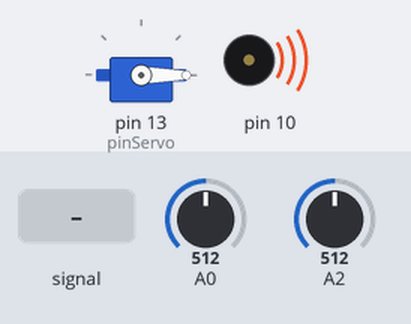
This sketch was run on a simulated Arduino Uno, built with avr-gcc and run on an emulated ATmega328P. Parts: servo, buzzer (waves = sounding). The test bench sets the inputs (shaded band); at power-on: A2 = 512, A0 = 512. What the sketch prints to the serial monitor is not drawn.

Above: at 1.2 s.
1.3 s: A2 fed a 200 Hz sine of ±460 counts around its level
At 1.7 s:
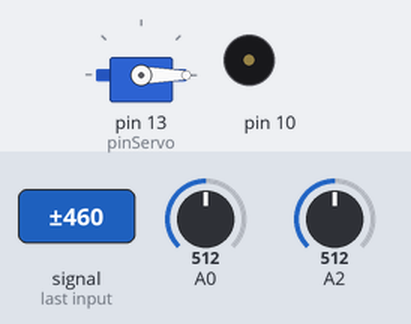
3.1 s: A2 set to 716
At 4.0 s:
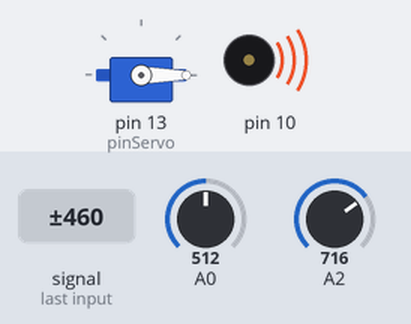
4.6 s: A0 set to 210
6.1 s: A0 set to 185
At 6.4 s:
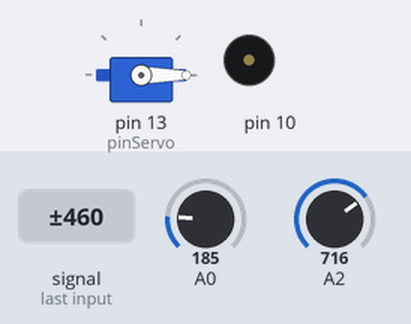
7.6 s: A0 set to 306
At 8.8 s:
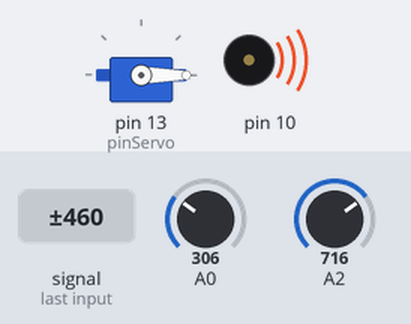
Timing chart, 0 to 10.1 s (numbered marks = the images above; inputs shaded):
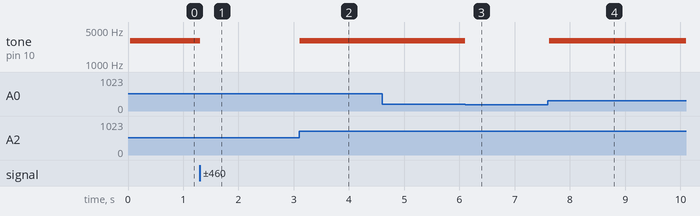

Measured:
- the behaviour switches between 204 and 203 on A0 (found by bisection; images 2 and 3)
- after the input at 1.3 s, tone on pin 10: 3000 Hz → silent at once
- after the input at 3.1 s, tone on pin 10: silent → 3000 Hz at once
- after the input at 4.6 s, every drawn part: stays the same
- after the input at 6.1 s, tone on pin 10: 3000 Hz → silent at once
- after the input at 7.6 s, tone on pin 10: silent → 3000 Hz at once

The sketch:

Locker.ino
```cpp
/* Catatan: untuk SoftwareSerial, gunakan baudrate 4800
   Arduino ini bertugas untuk membaca masukan dari keypad:
   '*' -> mulai memasukkan (ulang) password
   '#' -> tombol Enter
   'A' -> untuk mereset password (harus sudah login)
   'B' -> untuk 'backspace'
   'D' -> untuk shutdown system (harus sudah login)

*/

#include <Servo.h>
#include <SoftwareSerial.h>
#include <Keypad.h>

#define pinServo 13

Servo myservo;

int baselineTemp = 0;
int celsius = 0;
int fahrenheit = 0;
int servo = 0;

const int ROW_NUM = 4; //four rows
const int COLUMN_NUM = 4; //four columns

char keys[ROW_NUM][COLUMN_NUM] = {
  {'1','2','3', 'A'},
  {'4','5','6', 'B'},
  {'7','8','9', 'C'},
  {'*','0','#', 'D'}
};

byte pin_rows[ROW_NUM] = {9, 8, 7, 6};
byte pin_column[COLUMN_NUM] = {5, 4, 3, 2};

Keypad keypad = Keypad( makeKeymap(keys), pin_rows, pin_column, ROW_NUM, COLUMN_NUM );

SoftwareSerial a(11, 12);

int y;
String x;
int keylock = 1;
int alarm = 1;
int stateZ = 0;


void setup(){
  Serial.begin(115200);
  a.begin(4800);

  pinMode(10, OUTPUT);

  myservo.attach(pinServo);
}

void loop(){
  temp();
  gas();

  if(a.available()){
  y = a.read();

  	if ( y == 1){
      keylock = 0;
      Serial.println("KEYPPAD UNLOCKED");
    }
    if ( y == 2){
      keylock = 1;
      Serial.println("KEYPAD LOCKED");
    }
    if ( y == 3){
      alarm = 0;
      Serial.println("ALARM ON");
    }
    if( y == 4){
     alarm = 1;
      Serial.println("ALARM OFF");
    }

    if (y == 5){
     servo = 0;
      Serial.println("Servo Locked");
    }

    if (y == 6){
     servo = 1;
      Serial.println("Servo Unlocked");
    }
    if (y == 7){
      Serial.println("SHUTDOWN");
      exit(0);
    }
  }

  if (keylock == 0){
    char keypressed = keypad.getKey();
  	if (keypressed != NO_KEY){
      Serial.print(keypressed);
      a.print(keypressed);
    }
  }
  if (keylock == 1){

  }

  if (alarm == 0){
    tone(10, 3000, 1);


  }
  if (alarm == 1){
  	digitalWrite(10, LOW);
  }

  if (servo == 0)
  	myservo.write(0);

  if (servo == 1)
    myservo.write(180);

  if(celsius >= 50 && gas() >= 150 && stateZ == 0){
    alarm = 0;
    a.print('Z');
    Serial.print('Z');
    stateZ = 1;
  }
  if((celsius < 50 || gas() < 150) && stateZ == 1){
    alarm = 1;
  	stateZ = 0;
    a.print('X');
    Serial.print('X');
  }
}

int temp(){
  baselineTemp = 40;

  celsius = map(((analogRead(A0) - 20) * 3.04), 0, 1023, -40, 125);

}

int gas(){
  int gas = analogRead(A2);
  return gas;
}
```
